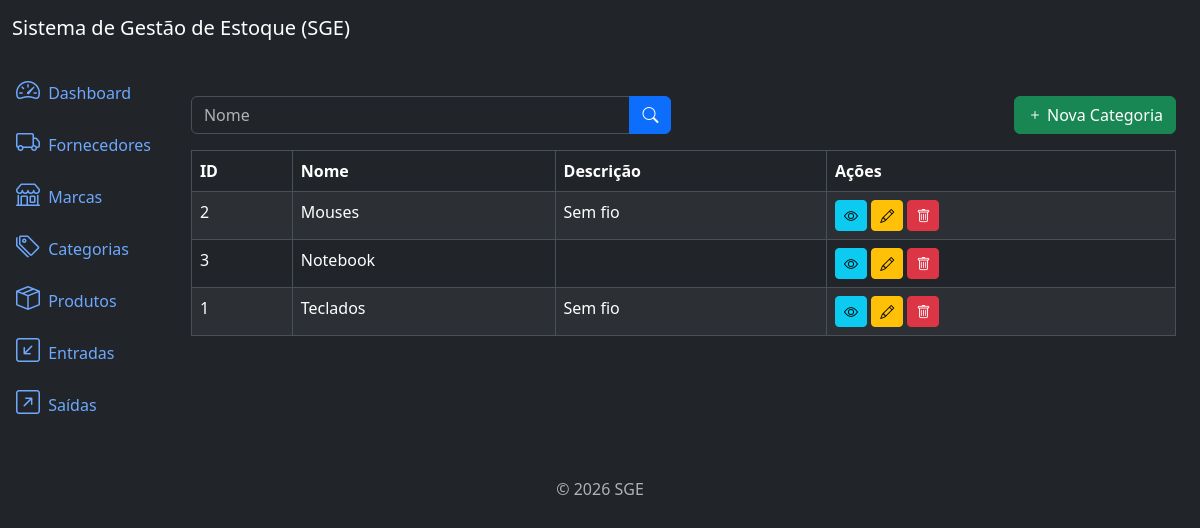
The page /categories/list/ on the database its author committed.
### categories/models.py (models this page shows, shortened)
class Category(models.Model):
    name = models.CharField(max_length= 500)
    description = models.TextField(null= True, blank= True)
    created_at = models.DateTimeField(auto_now_add= True)
    updated_at = models.DateTimeField(auto_now= True)
    class Meta:
        ordering = ["name"]

### categories/views.py (the view)
# urls.py: path("categories/list/", views.CategoryListView.as_view(), name = "category_list"),
class CategoryListView(ListView):
    model = models.Category
    template_name = "category_list.html"
    context_object_name = "categories"
    paginate_by = 10
    def get_queryset(self):
        queryset =  super().get_queryset()
        name = self.request.GET.get("name")
        if name:
            queryset = queryset.filter(name__icontains= name)
        return queryset

### categories/templates/category_list.html (shortened to what this page needs)
{% extends 'base.html' %}
{% block content %}
<div class="row mb-3">
    <div class="col-md-6">
        <form method="get" action="{% url 'category_list' %}">
            <div class="input-group">
                <input type="text" class="form-control" name="name" placeholder="Nome" value="{{ request.GET.name }}">
                <button type="submit" class="btn btn-primary">
                    <i class="bi bi-search"></i>
                </button>
            </div>
        </form>
    </div>
    <div class="col-md-6">
        <a href="{% url 'category_create' %}" class="btn btn-success float-end">
            <i class="bi bi-plus"></i> Nova Categoria
        </a>
    </div>
</div>
<div class="table-responsive">
    <table class="table table-striped table-bordered">
        <thead class="thead-dark">
            <tr>
                <th>ID</th>
                <th>Nome</th>
                <th>Descrição</th>
                <th>Ações</th>
            </tr>
        </thead>
        <tbody>
            {% for category in categories %}
            <tr>
                <td>{{ category.id }}</td>
                <td>{{ category.name }}</td>
                <td>{{ category.description}}</td>
                <td>
                    <a href="{% url 'category_detail' category.id %}" class="btn btn-info btn-sm">
                        <i class="bi bi-eye"></i>
                    </a>
                    <a href="{% url 'category_update' category.id%}" class="btn btn-warning btn-sm">
                        <i class="bi bi-pencil"></i>
                    </a>
                    <a href="{% url 'category_delete' category.id%}" class="btn btn-danger btn-sm">
                        <i class="bi bi-trash"></i>
                    </a>
                </td>
            </tr>
            {% endfor %}
        </tbody>
    </table>
</div>
{% endblock %}

### rows shown on the page
Category: id "2", name "Mouses", description "Sem fio"
Category: id "3", name "Notebook"
Category: id "1", name "Teclados", description "Sem fio"
